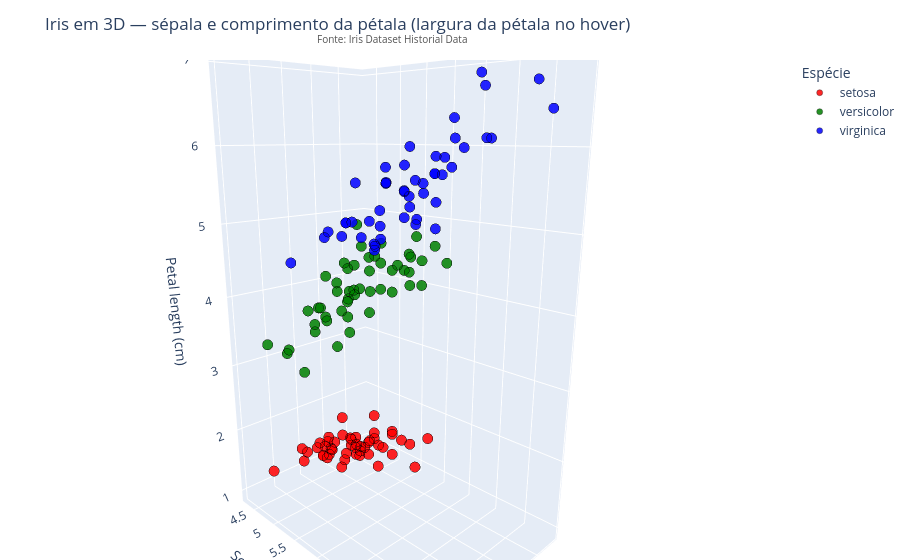

Source (notebook cell):
### Code cell
# Mesmos dados do matplotlib; renderização WebGL (arrastar para girar, zoom com scroll).
# Dependências: pip install plotly  (e nbformat>=4.2 no ambiente do Jupyter).
fig_plotly = px.scatter_3d(
    df,
    x="sepal length (cm)",
    y="sepal width (cm)",
    z="petal length (cm)",
    color="target",
    color_discrete_map=colors,
    # Variável extra aparece no tooltip ao passar o mouse.
    hover_data={"petal width (cm)": ":.2f"},
    title="Iris em 3D — sépala e comprimento da pétala (largura da pétala no hover)",
)

# Estilo dos pontos: tamanho fixo, leve contorno (equivalente ao matplotlib).
fig_plotly.update_traces(
    marker=dict(size=6, opacity=0.85, line=dict(width=0.4, color="black"))
)
# scene: rótulos dos eixos 3D; camera.eye aproxima a visão inicial do view_init acima.
fig_plotly.update_layout(
    scene=dict(
        xaxis_title="Sepal length (cm)",
        yaxis_title="Sepal width (cm)",
        zaxis_title="Petal length (cm)",
        camera=dict(eye=dict(x=1.35, y=-1.35, z=0.55)),
    ),
    margin=dict(l=0, r=0, t=60, b=0),
    annotations=[
        dict(
            text="Fonte: Iris Dataset Historial Data",
            xref="paper",
            yref="paper",
            x=0.5,
            y=1.06,
            showarrow=False,
            font=dict(size=10, color="#555555"),
        )
    ],
    legend_title_text="Espécie",
)
fig_plotly.show()

### Figure 1 — Plotly figure (JSON) as saved in the notebook; plotly's stock layout.template omitted (floating-point values rounded to 4 significant figures)
{"data": [{"customdata": [[0.2], [0.2], [0.2], [0.2], [0.2], [0.4], [0.3], [0.2], [0.2], [0.1], [0.2], [0.2], [0.1], [0.1], [0.2], [0.4], [0.4], [0.3], [0.3], [0.3], [0.2], [0.4], [0.2], [0.5], [0.2], [0.2], [0.4], [0.2], [0.2], [0.2], [0.2], [0.4], [0.1], [0.2], [0.2], [0.2], [0.2], [0.1], [0.2], [0.2], [0.3], [0.3], [0.2], [0.6], [0.4], [0.3], [0.2], [0.2], [0.2], [0.2]], "hovertemplate": "target=setosa<br>sepal length (cm)=%{x}<br>sepal width (cm)=%{y}<br>petal length (cm)=%{z}<br>petal width (cm)=%{customdata[0]:.2f}<extra></extra>", "legendgroup": "setosa", "marker": {"color": "red", "line": {"color": "black", "width": 0.4}, "opacity": 0.85, "size": 6, "symbol": "circle"}, "mode": "markers", "name": "setosa", "scene": "scene", "showlegend": true, "type": "scatter3d", "x": [5.1, 4.9, 4.7, 4.6, 5.0, 5.4, 4.6, 5.0, 4.4, 4.9, 5.4, 4.8, 4.8, 4.3, 5.8, 5.7, 5.4, 5.1, 5.7, 5.1, 5.4, 5.1, 4.6, 5.1, 4.8, 5.0, 5.0, 5.2, 5.2, 4.7, 4.8, 5.4, 5.2, 5.5, 4.9, 5.0, 5.5, 4.9, 4.4, 5.1, 5.0, 4.5, 4.4, 5.0, 5.1, 4.8, 5.1, 4.6, 5.3, 5.0], "y": [3.5, 3.0, 3.2, 3.1, 3.6, 3.9, 3.4, 3.4, 2.9, 3.1, 3.7, 3.4, 3.0, 3.0, 4.0, 4.4, 3.9, 3.5, 3.8, 3.8, 3.4, 3.7, 3.6, 3.3, 3.4, 3.0, 3.4, 3.5, 3.4, 3.2, 3.1, 3.4, 4.1, 4.2, 3.1, 3.2, 3.5, 3.6, 3.0, 3.4, 3.5, 2.3, 3.2, 3.5, 3.8, 3.0, 3.8, 3.2, 3.7, 3.3], "z": [1.4, 1.4, 1.3, 1.5, 1.4, 1.7, 1.4, 1.5, 1.4, 1.5, 1.5, 1.6, 1.4, 1.1, 1.2, 1.5, 1.3, 1.4, 1.7, 1.5, 1.7, 1.5, 1.0, 1.7, 1.9, 1.6, 1.6, 1.5, 1.4, 1.6, 1.6, 1.5, 1.5, 1.4, 1.5, 1.2, 1.3, 1.4, 1.3, 1.5, 1.3, 1.3, 1.3, 1.6, 1.9, 1.4, 1.6, 1.4, 1.5, 1.4]}, {"customdata": [[1.4], [1.5], [1.5], [1.3], [1.5], [1.3], [1.6], [1.0], [1.3], [1.4], [1.0], [1.5], [1.0], [1.4], [1.3], [1.4], [1.5], [1.0], [1.5], [1.1], [1.8], [1.3], [1.5], [1.2], [1.3], [1.4], [1.4], [1.7], [1.5], [1.0], [1.1], [1.0], [1.2], [1.6], [1.5], [1.6], [1.5], [1.3], [1.3], [1.3], [1.2], [1.4], [1.2], [1.0], [1.3], [1.2], [1.3], [1.3], [1.1], [1.3]], "hovertemplate": "target=versicolor<br>sepal length (cm)=%{x}<br>sepal width (cm)=%{y}<br>petal length (cm)=%{z}<br>petal width (cm)=%{customdata[0]:.2f}<extra></extra>", "legendgroup": "versicolor", "marker": {"color": "green", "line": {"color": "black", "width": 0.4}, "opacity": 0.85, "size": 6, "symbol": "circle"}, "mode": "markers", "name": "versicolor", "scene": "scene", "showlegend": true, "type": "scatter3d", "x": [7.0, 6.4, 6.9, 5.5, 6.5, 5.7, 6.3, 4.9, 6.6, 5.2, 5.0, 5.9, 6.0, 6.1, 5.6, 6.7, 5.6, 5.8, 6.2, 5.6, 5.9, 6.1, 6.3, 6.1, 6.4, 6.6, 6.8, 6.7, 6.0, 5.7, 5.5, 5.5, 5.8, 6.0, 5.4, 6.0, 6.7, 6.3, 5.6, 5.5, 5.5, 6.1, 5.8, 5.0, 5.6, 5.7, 5.7, 6.2, 5.1, 5.7], "y": [3.2, 3.2, 3.1, 2.3, 2.8, 2.8, 3.3, 2.4, 2.9, 2.7, 2.0, 3.0, 2.2, 2.9, 2.9, 3.1, 3.0, 2.7, 2.2, 2.5, 3.2, 2.8, 2.5, 2.8, 2.9, 3.0, 2.8, 3.0, 2.9, 2.6, 2.4, 2.4, 2.7, 2.7, 3.0, 3.4, 3.1, 2.3, 3.0, 2.5, 2.6, 3.0, 2.6, 2.3, 2.7, 3.0, 2.9, 2.9, 2.5, 2.8], "z": [4.7, 4.5, 4.9, 4.0, 4.6, 4.5, 4.7, 3.3, 4.6, 3.9, 3.5, 4.2, 4.0, 4.7, 3.6, 4.4, 4.5, 4.1, 4.5, 3.9, 4.8, 4.0, 4.9, 4.7, 4.3, 4.4, 4.8, 5.0, 4.5, 3.5, 3.8, 3.7, 3.9, 5.1, 4.5, 4.5, 4.7, 4.4, 4.1, 4.0, 4.4, 4.6, 4.0, 3.3, 4.2, 4.2, 4.2, 4.3, 3.0, 4.1]}, {"customdata": [[2.5], [1.9], [2.1], [1.8], [2.2], [2.1], [1.7], [1.8], [1.8], [2.5], [2.0], [1.9], [2.1], [2.0], [2.4], [2.3], [1.8], [2.2], [2.3], [1.5], [2.3], [2.0], [2.0], [1.8], [2.1], [1.8], [1.8], [1.8], [2.1], [1.6], [1.9], [2.0], [2.2], [1.5], [1.4], [2.3], [2.4], [1.8], [1.8], [2.1], [2.4], [2.3], [1.9], [2.3], [2.5], [2.3], [1.9], [2.0], [2.3], [1.8]], "hovertemplate": "target=virginica<br>sepal length (cm)=%{x}<br>sepal width (cm)=%{y}<br>petal length (cm)=%{z}<br>petal width (cm)=%{customdata[0]:.2f}<extra></extra>", "legendgroup": "virginica", "marker": {"color": "blue", "line": {"color": "black", "width": 0.4}, "opacity": 0.85, "size": 6, "symbol": "circle"}, "mode": "markers", "name": "virginica", "scene": "scene", "showlegend": true, "type": "scatter3d", "x": [6.3, 5.8, 7.1, 6.3, 6.5, 7.6, 4.9, 7.3, 6.7, 7.2, 6.5, 6.4, 6.8, 5.7, 5.8, 6.4, 6.5, 7.7, 7.7, 6.0, 6.9, 5.6, 7.7, 6.3, 6.7, 7.2, 6.2, 6.1, 6.4, 7.2, 7.4, 7.9, 6.4, 6.3, 6.1, 7.7, 6.3, 6.4, 6.0, 6.9, 6.7, 6.9, 5.8, 6.8, 6.7, 6.7, 6.3, 6.5, 6.2, 5.9], "y": [3.3, 2.7, 3.0, 2.9, 3.0, 3.0, 2.5, 2.9, 2.5, 3.6, 3.2, 2.7, 3.0, 2.5, 2.8, 3.2, 3.0, 3.8, 2.6, 2.2, 3.2, 2.8, 2.8, 2.7, 3.3, 3.2, 2.8, 3.0, 2.8, 3.0, 2.8, 3.8, 2.8, 2.8, 2.6, 3.0, 3.4, 3.1, 3.0, 3.1, 3.1, 3.1, 2.7, 3.2, 3.3, 3.0, 2.5, 3.0, 3.4, 3.0], "z": [6.0, 5.1, 5.9, 5.6, 5.8, 6.6, 4.5, 6.3, 5.8, 6.1, 5.1, 5.3, 5.5, 5.0, 5.1, 5.3, 5.5, 6.7, 6.9, 5.0, 5.7, 4.9, 6.7, 4.9, 5.7, 6.0, 4.8, 4.9, 5.6, 5.8, 6.1, 6.4, 5.6, 5.1, 5.6, 6.1, 5.6, 5.5, 4.8, 5.4, 5.6, 5.1, 5.1, 5.9, 5.7, 5.2, 5.0, 5.2, 5.4, 5.1]}], "layout": {"annotations": [{"font": {"color": "#555555", "size": 10}, "showarrow": false, "text": "Fonte: Iris Dataset Historial Data", "x": 0.5, "xref": "paper", "y": 1.06, "yref": "paper"}], "legend": {"title": {"text": "Espécie"}, "tracegroupgap": 0}, "margin": {"b": 0, "l": 0, "r": 0, "t": 60}, "scene": {"camera": {"eye": {"x": 1.35, "y": -1.35, "z": 0.55}}, "domain": {"x": [0, 1], "y": [0, 1]}, "xaxis": {"title": {"text": "Sepal length (cm)"}}, "yaxis": {"title": {"text": "Sepal width (cm)"}}, "zaxis": {"title": {"text": "Petal length (cm)"}}}, "title": {"text": "Iris em 3D — sépala e comprimento da pétala (largura da pétala no hover)"}}}
